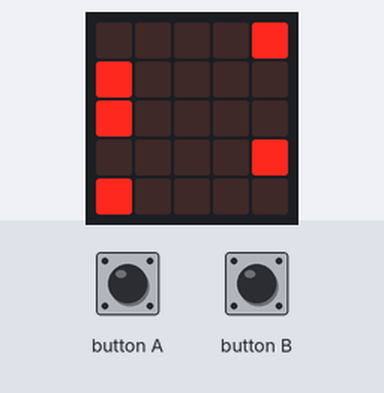
The program below on a simulated BBC micro:bit (MakeCode). Parts: the board's 5×5 LED display. The inputs (shaded band) are chosen by the test bench. Random numbers come from a fixed seed.

Above: at 3.7 s.
3.8 s: button B pressed for 0.15 s
At 5.9 s:
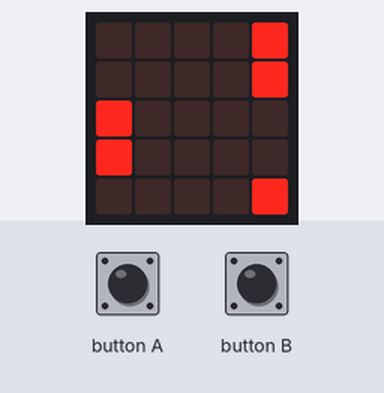
6.4 s: button A pressed for 0.15 s
At 7.9 s:
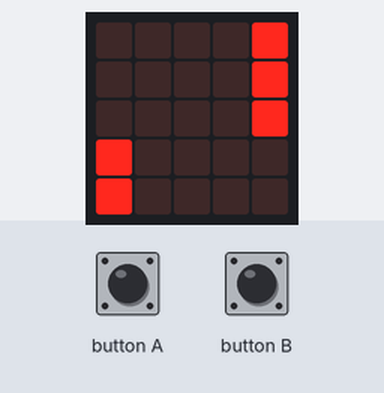
9.0 s: button B pressed for 0.15 s
At 11.1 s:
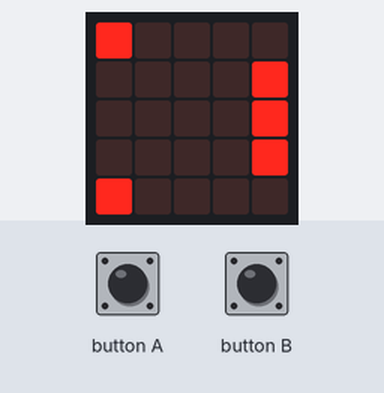
11.6 s: button A pressed for 0.15 s
At 12.4 s:
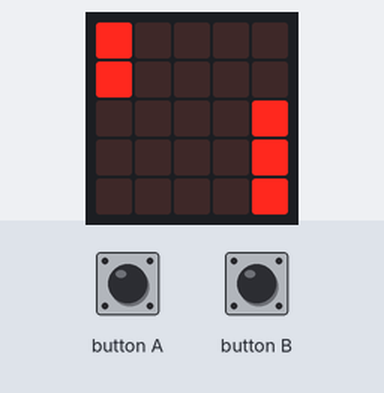
13.2 s: button A pressed for 0.15 s
At 15.5 s:
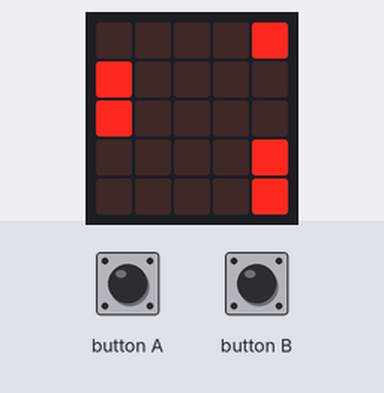
15.8 s: button B pressed for 0.15 s
At 16.8 s:
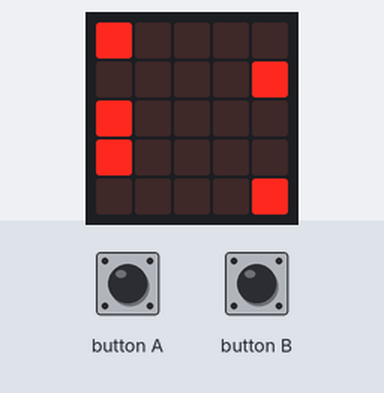
Timing chart, 0 to 18.4 s (numbered marks = the images above; inputs shaded):
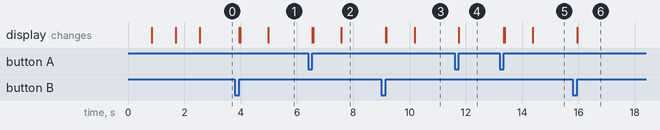

The program:

main.ts
```typescript
function 한_층_내리기 () {
    if (repeat > 0) {
        _new = randint(0, 1) * 4
    }
    if (repeat < 6) {
        _new = -1
    }
    led.unplot(_1x, 4)
    _1x = _2x
    led.plot(_1x, 4)
    led.unplot(_2x, 3)
    _2x = _3x
    led.plot(_2x, 3)
    led.unplot(_3x, 2)
    _3x = _4x
    led.plot(_3x, 2)
    led.unplot(_4x, 1)
    _4x = _5x
    led.plot(_4x, 1)
    led.unplot(_5x, 0)
    _5x = _new
    led.plot(_5x, 0)
}
input.onButtonPressed(Button.B, function () {
    if (_1x == 4 && repeat > 0) {
        한_층_내리기()
        repeat += -1
    } else {
        if (repeat > 0) {
            틀림()
            score += -1
            repeat += -1
        }
    }
})
function 틀림 () {
    for (let index = 0; index < 2; index++) {
        for (let BBx = 0; BBx <= 2; BBx++) {
            for (let BBy = 0; BBy <= 4; BBy++) {
                led.toggle(BBx + 1, BBy)
                basic.pause(1)
            }
        }
    }
    basic.pause(1000)
    한_층_내리기()
    score += -1
}
input.onButtonPressed(Button.A, function () {
    if (_1x == 0 && repeat > 0) {
        한_층_내리기()
        repeat += -1
    } else {
        if (repeat > 0) {
            틀림()
            score += -1
            repeat += -1
        }
    }
})
function 끝내기 () {
    time = input.runningTime() - timeset
    for (let index = 0; index < 4; index++) {
        for (let BBx = 0; BBx <= 4; BBx++) {
            for (let BBy = 0; BBy <= 4; BBy++) {
                led.plot(BBx, BBy)
            }
        }
        for (let BBx = 0; BBx <= 4; BBx++) {
            for (let BBy = 0; BBy <= 4; BBy++) {
                led.unplot(BBx, BBy)
            }
        }
    }
    basic.clearScreen()
    basic.showNumber(time * (score / 20))
}
/**
 * 초기 변수 선언
 */
let time = 0
let score = 0
let timeset = 0
let _1x = 0
let _2x = 0
let _3x = 0
let _4x = 0
let _5x = 0
let _new = 0
let repeat = 0
// 시도 횟수 바꿀려면 이거만 바꾸면 됨
let tries = 30
repeat = -1
_new = randint(0, 1) * 4
_5x = _new
_new = randint(0, 1) * 4
_4x = _new
_new = randint(0, 1) * 4
_3x = _new
_new = randint(0, 1) * 4
_2x = _new
_new = randint(0, 1) * 4
_1x = _new
basic.showNumber(3)
basic.pause(100)
basic.showNumber(2)
basic.pause(100)
basic.showNumber(1)
basic.pause(100)
let START = 1
basic.clearScreen()
repeat = tries
한_층_내리기()
timeset = input.runningTime()
score = tries
basic.forever(function () {
    if (repeat == 0) {
        time = input.runningTime() - timeset
        basic.clearScreen()
        for (let index = 0; index < 2; index++) {
            basic.showNumber(Math.round(1000000 / (time * (score / tries))))
        }
        repeat = -1
    }
})
```

test.ts
```typescript
// 테스트는 여기로 이동합니다; 이 패키지가 확장으로 사용될 때 컴파일되지 않을 것 입니다.
```

Measured:
- after the input at 3.8 s, the display: first changes after 0.15 s (image 1 shows a later state)
- after the input at 6.4 s, the display: first changes after 0.15 s (image 2 shows a later state)
- after the input at 9.0 s, the display: first changes after 0.15 s (image 3 shows a later state)
- after the input at 11.6 s, the display: changes after 0.15 s (image 4)
- after the input at 13.2 s, the display: first changes after 0.15 s (image 5 shows a later state)
- after the input at 15.8 s, the display: changes after 0.15 s (image 6)
